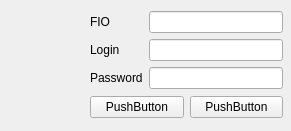
<?xml version="1.0" encoding="UTF-8"?>
<ui version="4.0">
 <class>Form</class>
 <widget class="QWidget" name="Form">
  <property name="geometry">
   <rect>
    <x>0</x>
    <y>0</y>
    <width>291</width>
    <height>131</height>
   </rect>
  </property>
  <property name="windowTitle">
   <string>Form</string>
  </property>
  <widget class="QWidget" name="">
   <property name="geometry">
    <rect>
     <x>90</x>
     <y>10</y>
     <width>193</width>
     <height>109</height>
    </rect>
   </property>
   <layout class="QVBoxLayout" name="verticalLayout_3">
    <item>
     <layout class="QHBoxLayout" name="horizontalLayout">
      <item>
       <layout class="QVBoxLayout" name="verticalLayout_2">
        <item>
         <widget class="QLabel" name="label">
          <property name="text">
           <string>FIO</string>
          </property>
         </widget>
        </item>
        <item>
         <widget class="QLabel" name="label_2">
          <property name="text">
           <string>Login</string>
          </property>
         </widget>
        </item>
        <item>
         <widget class="QLabel" name="label_3">
          <property name="text">
           <string>Password</string>
          </property>
         </widget>
        </item>
       </layout>
      </item>
      <item>
       <layout class="QVBoxLayout" name="verticalLayout">
        <item>
         <widget class="QLineEdit" name="lineEdit_2"/>
        </item>
        <item>
         <widget class="QLineEdit" name="lineEdit"/>
        </item>
        <item>
         <widget class="QLineEdit" name="lineEdit_3"/>
        </item>
       </layout>
      </item>
     </layout>
    </item>
    <item>
     <layout class="QHBoxLayout" name="horizontalLayout_2">
      <item>
       <widget class="QPushButton" name="pushButton">
        <property name="text">
         <string>PushButton</string>
        </property>
       </widget>
      </item>
      <item>
       <widget class="QPushButton" name="pushButton_2">
        <property name="text">
         <string>PushButton</string>
        </property>
       </widget>
      </item>
     </layout>
    </item>
   </layout>
  </widget>
 </widget>
 <resources/>
 <connections/>
</ui>
